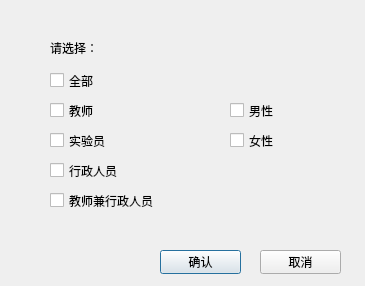
<?xml version="1.0" encoding="UTF-8"?>
<ui version="4.0">
 <class>choosedlg</class>
 <widget class="QDialog" name="choosedlg">
  <property name="geometry">
   <rect>
    <x>0</x>
    <y>0</y>
    <width>365</width>
    <height>286</height>
   </rect>
  </property>
  <property name="windowTitle">
   <string>Dialog</string>
  </property>
  <widget class="QCheckBox" name="teachaer">
   <property name="geometry">
    <rect>
     <x>50</x>
     <y>100</y>
     <width>71</width>
     <height>21</height>
    </rect>
   </property>
   <property name="text">
    <string>教师</string>
   </property>
  </widget>
  <widget class="QCheckBox" name="assistant">
   <property name="geometry">
    <rect>
     <x>50</x>
     <y>130</y>
     <width>71</width>
     <height>21</height>
    </rect>
   </property>
   <property name="text">
    <string>实验员</string>
   </property>
  </widget>
  <widget class="QCheckBox" name="staff">
   <property name="geometry">
    <rect>
     <x>50</x>
     <y>160</y>
     <width>91</width>
     <height>21</height>
    </rect>
   </property>
   <property name="text">
    <string>行政人员</string>
   </property>
  </widget>
  <widget class="QCheckBox" name="tstaff">
   <property name="geometry">
    <rect>
     <x>50</x>
     <y>190</y>
     <width>151</width>
     <height>21</height>
    </rect>
   </property>
   <property name="text">
    <string>教师兼行政人员</string>
   </property>
  </widget>
  <widget class="QCheckBox" name="male">
   <property name="geometry">
    <rect>
     <x>230</x>
     <y>100</y>
     <width>71</width>
     <height>21</height>
    </rect>
   </property>
   <property name="text">
    <string>男性</string>
   </property>
  </widget>
  <widget class="QCheckBox" name="female">
   <property name="geometry">
    <rect>
     <x>230</x>
     <y>130</y>
     <width>71</width>
     <height>21</height>
    </rect>
   </property>
   <property name="text">
    <string>女性</string>
   </property>
  </widget>
  <widget class="QCheckBox" name="all">
   <property name="geometry">
    <rect>
     <x>50</x>
     <y>70</y>
     <width>71</width>
     <height>21</height>
    </rect>
   </property>
   <property name="text">
    <string>全部</string>
   </property>
  </widget>
  <widget class="QPushButton" name="ok">
   <property name="geometry">
    <rect>
     <x>160</x>
     <y>250</y>
     <width>81</width>
     <height>24</height>
    </rect>
   </property>
   <property name="text">
    <string>确认</string>
   </property>
  </widget>
  <widget class="QPushButton" name="cancel">
   <property name="geometry">
    <rect>
     <x>260</x>
     <y>250</y>
     <width>81</width>
     <height>24</height>
    </rect>
   </property>
   <property name="text">
    <string>取消</string>
   </property>
  </widget>
  <widget class="QLabel" name="label">
   <property name="geometry">
    <rect>
     <x>50</x>
     <y>40</y>
     <width>72</width>
     <height>15</height>
    </rect>
   </property>
   <property name="text">
    <string>请选择：</string>
   </property>
  </widget>
 </widget>
 <resources/>
 <connections/>
</ui>
